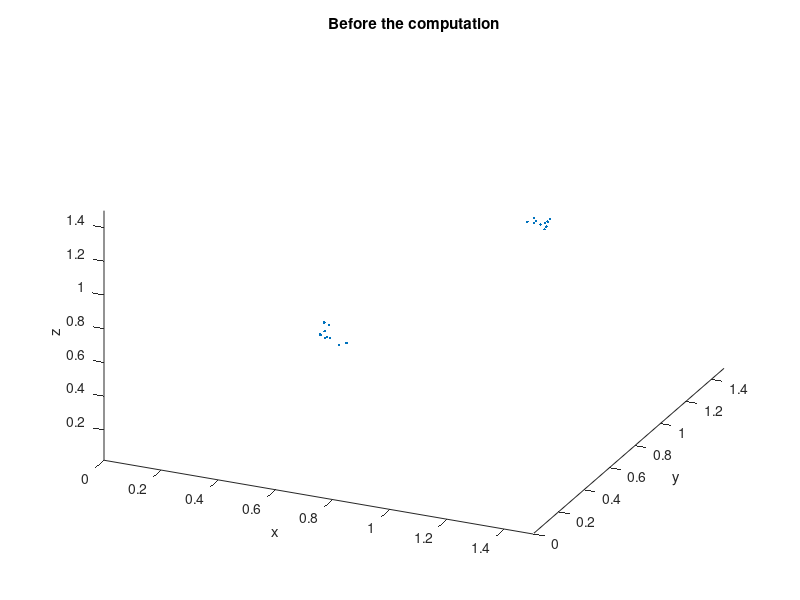
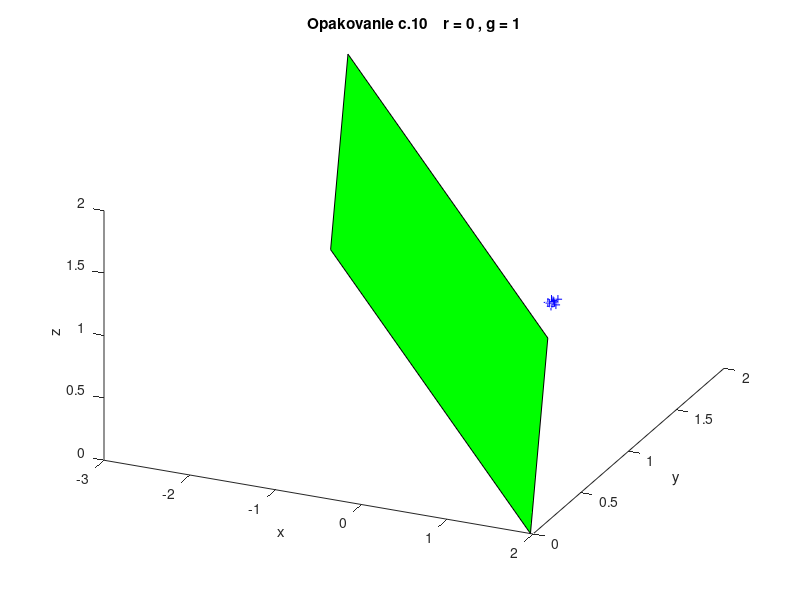

MATLAB code to generate these figures, in order:
clear all
close all


%% PR2

pocet = 10;
trida1 = 1*ones(pocet, 3) + rand(pocet, 3)/10;
trida2 = 0.5*ones(pocet, 3) + rand(pocet, 3)/10;
in = zeros(pocet*2,4);
in(1:2:end,:) = [trida1 ones(pocet,1)];
in(2:2:end,:) = [trida2 zeros(pocet,1)];
PatchXYZ = [0,0; 2,0 ; 2,2;0,2];   % xy , xy,

% pociatocna ukazka
figure(1);hold on; 
plot3(in(:,1) , in(:,2) ,in(:,3),'marker','.','LineStyle', 'none' );
axis([0.0000    1.5000    0.0000    1.5000    0.0200    1.5000]);
title('Before the computation'); xlabel('x');ylabel('y');zlabel('z');
view(24,36)
pause();
clear figure(1)


%% riesenie 
w=ones(4,1)*0.5;
MaxOpak     = 10;
alfa        = 0.4;


figure(2);
for opak=1:MaxOpak                                                  
    clf('reset');hold on;
%     axis([0.0000    1.5000    0.0000    1.5000    0.0200    1.5000]);
   
    for singleX=1:size(in,1)                                     
        
        % func Z
        z=w(1)+w(2)*in(singleX,1)+w(3)*in(singleX,2)+w(4)*in(singleX,3);         
        
        % vypocet Y         
        if (z>0)    y=0;    col = '+r'; 
        else        y=1;    col = '+b';   
        end    
        
        %  prepocet vah + bias
        if (y~=in(singleX,4))
            w(1)=w(1)+sign(y-0.5)*alfa*1;
            w(2)=w(2)+sign(y-0.5)*alfa*in(singleX,1);
            w(3)=w(3)+sign(y-0.5)*alfa*in(singleX,2);
            w(4)=w(4)+sign(y-0.5)*alfa*in(singleX,3);
        end
       
        plot3(in (singleX,1), in(singleX,2),in(singleX,3),col);
              
    end
    % vypocet grafickej reprezentacie  
    for tmp=1:1:size(PatchXYZ,1)
        PatchXYZ(tmp,3) = (-w(1)-w(2)*PatchXYZ(tmp,1)-w(3)*PatchXYZ(tmp,2))/w(4);
    end
    
    patch(PatchXYZ(:,3),PatchXYZ(:,2),PatchXYZ(:,1),[0,1,0]);
       
    title(strcat('Opakovanie c.',num2str(opak),'    r = 0 , g = 1'));
    xlabel('x');ylabel('y');zlabel('z');
   
    
    view(24,36)
    pause()
end
